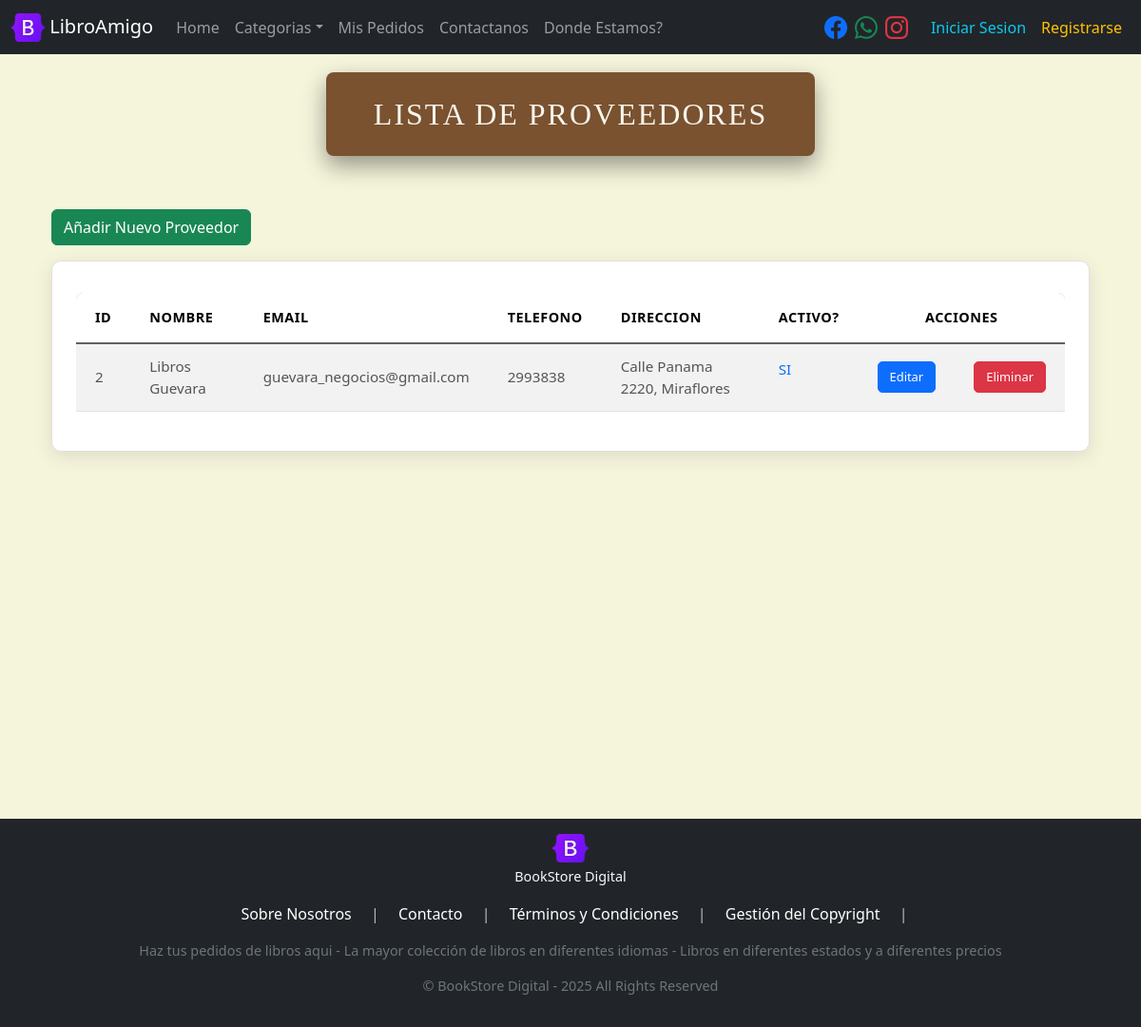
Page /providers/ on the committed database.
### models/provider_model.py (models this page shows, shortened)
class Provider(db.Model):
    __tablename__ = 'providers'
    id = db.Column(db.Integer, primary_key = True)
    name = db.Column(db.String(100), nullable = False)
    email = db.Column(db.String(100), unique = True, nullable = False)
    phone = db.Column(db.String(20), nullable = False)
    address = db.Column(db.String(100), nullable = False)
    is_active = db.Column(db.Boolean, default = False)
    purchases_relation = db.relationship('Purchase', back_populates='provider_relation')
    @staticmethod
    def get_all():
        return Provider.query.all()

### controllers/provider_controller.py (the view)
@provider_bp.route("/")
def index():
    providers = Provider.get_all()
    return provider_view.list(providers=providers)

### models/category_model.py (called while the page is built)
    @staticmethod
    def get_all_active():
        return Category.query.filter(Category.is_active == True).order_by(Category.name).all()

### run.py (called while the page is built)
@app.context_processor
def inject_active_path():
    def is_active(path):
        return 'active' if request.path == path else ''
    return(dict(is_active = is_active))

@app.context_processor
def inject_categories():
    categories = Category.get_all_active()
    return dict(categories=categories)

### views/provider_view.py (called while the page is built)
def list(providers):
    return render_template('providers/index.html', providers =providers)

### templates/providers/index.html (shortened to what this page needs)
{% extends 'base.html' %}
{% block content %}
<div class="container mb-5">
<h1 class="main-title-banner text-center">Lista de Proveedores</h1>
<a href="{{url_for('provider.create')}}" class="btn btn-success my-3">Añadir Nuevo Proveedor</a>
<div class="table-card-container">
<div class="table mt-2 table-responsive">
    <table class="table table-hover table-striped custom-table">
        <thead class="custom-table-header">
            <tr>
                <th>ID</th><th>NOMBRE</th><th>EMAIL</th><th>TELEFONO</th><th>DIRECCION </th><th>ACTIVO?</th> <th colspan="2" class="text-center">ACCIONES</th>
            </tr>
        </thead>
        <tbody>
            {% for item in providers %}
                <tr>
                    <td>{{item.id}}</td>
                    <td>{{item.name}}</td>
                    <td>{{item.email}}</td>
                    <td>{{item.phone}}</td>
                    <td>{{item.address}}</td>
                    <td>{% if item.is_active %}
                            <p class="text-primary">SI</p>
                        {%else%}
                            <p class="text-danger">NO</p>
                        {% endif %}
                    </td>
                    <td><a href="{{url_for('provider.edit',id=item.id)}}" class="btn btn-sm btn-primary custom-action-btn">Editar</a></td>
                    <td><a href="{{url_for('provider.delete',id=item.id)}}" class="btn btn-sm btn-danger custom-action-btn" onclick="return(confirm('Desea eliminar este Proveedor?'))">Eliminar</a></td>
                </tr>
            {% endfor %}
        </tbody>
    </table>
</div>
</div>
</div>
{% endblock %}

### static/css/styles.css (style rules this page uses)
body { background-color: #f5f5dc; color: #333; }
.main-title-banner { position: relative; display: block; width: fit-content; padding: 25px 50px; margin: 15px auto 40px auto; background-color: #7a5230; color: #f8f5ed; font-family: 'Playfair Display', serif; font-size: 2em; text-align: center; text-transform: uppercase; letter-spacing: 2px; line-height: 1.2; box-shadow: 0 10px 25px rgba(0,0,0,0.4); border-radius: 8px; white-space: nowrap; overflow: hidden; text-overflow: ellipsis; max-width: 90%; }
.table-card-container { background-color: #ffffff; border-radius: 10px; box-shadow: 0 5px 20px rgba(0, 0, 0, 0.1); border: 1px solid #e0e0e0; padding: 25px; overflow-x: auto; width: 100%; }
.custom-table { width: 100%; margin-bottom: 0; border-collapse: separate; border-spacing: 0; }
.custom-table-header { background-color: #7a5230; color: #ffffff; }
.custom-table-header th { padding: 15px 20px; font-weight: 600; border-bottom: 2px solid #5f5f64; text-transform: uppercase; font-size: 0.9em; letter-spacing: 0.5px; }
.custom-table-header tr:first-child th:first-child { border-top-left-radius: 8px; }
.custom-table-header tr:first-child th:last-child { border-top-right-radius: 8px; }
.custom-table tbody tr { transition: background-color 0.2s ease; }
.custom-table.table-striped tbody tr:nth-of-type(odd) { background-color: #fdfdfd; }
.custom-table tbody td { padding: 12px 20px; vertical-align: middle; color: #555; font-size: 0.95em; border-top: 1px solid #eee; }
.custom-table tbody tr:first-child td { border-top: none; }
.custom-action-btn { font-size: 0.85em; padding: 6px 12px; border-radius: 5px; transition: all 0.3s ease; }
.custom-action-btn.btn-danger { background-color: #dc3545; border-color: #dc3545; }
.custom-table th:last-child, .custom-table td:last-child { text-align: center; }

### rows in the picture
Provider: id "2", name "Libros Guevara", email "guevara_negocios@gmail.com", phone "2993838", address "Calle Panama 2220, Miraflores", is_active "SI"
